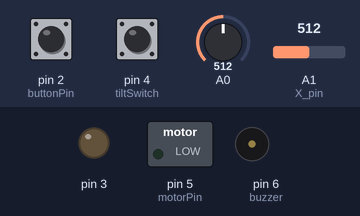
Simulated run of this sketch. Board: Arduino Uno, built with avr-gcc and run on an emulated ATmega328P. Shown: switched loads named in the sketch (green lamp = pin HIGH), output pins drawn as LEDs (lit = HIGH), buzzer (waves = sounding, pin HIGH). The inputs (shaded band) are chosen by the test bench; at power-on: A0 = 512, pin 2 (buttonPin) HIGH, pin 4 (tiltSwitch) HIGH, A1 (X_pin) = 512. What the sketch prints to the serial monitor is not drawn.

Above: at 1.2 s.
1.3 s: A0 set to 791
At 1.9 s:
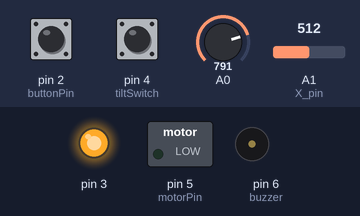
3.3 s: A0 set to 814
Timing chart, 0 to 11.9 s (numbered marks = the images above; inputs shaded):
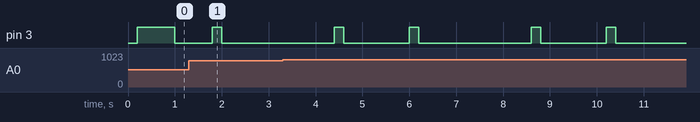

The sketch:

Omar_Fathy.ino
```cpp
/*
  Communications v6

  Transmits data using a white LED and recieves it using a photoresistor

*/

#define STX 0x70
#define ETX 0x71
const int Threshold= 800;

char txButton, txTilt, txPot, txA, txB, txC, txD;
char txBuffer[8] = {0,0,0,0,0,0,0,ETX};
char rxBuffer[7];
char rxButton, rxTilt, rxPot, rxA, rxB, rxC, rxD;
int  rx_index;

int buttonPin = 2;
int buzzer = 6;//the pin of the active buzzer

int tiltSwitch = 4;
int ledTilt = 7;


const int X_pin = A1;   // Analog pin connected to X-axis (controls fan speed)
const int motorPin = 5; // PWM pin connected to motor control


void readInputs()
{
  // Reads the inputs in the mini-projects
  // Uses txButton, txTilt, txPot, txA, txB, txC, txD;
  if (digitalRead(buttonPin) == LOW){txButton =1;}
  else { txButton =0;}

  if (digitalRead(tiltSwitch) == LOW){txTilt =1;}
  else { txTilt =0;}


  int xValue = analogRead(X_pin);
  int motorSpeed = 0;
  if (xValue >= 512) {
    motorSpeed = map(xValue, 512, 1023, 0, 127); // Map upper half of range
  } else {
    motorSpeed = map(xValue, 511, 0, 0, 127);    // Map lower half of range
  }
  txB = motorSpeed;
}

void writeOutputs()
{
  // Writes the outputs in the mini-projects
  // Uses rxButton, rxTilt, rxPot, rxA, rxB, rxC, rxD;
  digitalWrite(buzzer, rxButton);
  digitalWrite(ledTilt, rxTilt);


  analogWrite(motorPin, 2*(int)rxB);


}


int ledState = LOW;             // ledState used to set the LED


char encrypt(char in_char)
{
  char out_char;

  out_char = in_char;

  return out_char;
}


char decrypt(char in_char)
{
  char out_char;

  out_char = in_char;

  return out_char;
}


// the setup routine runs once when you press reset:
void setup()
{
  // set the digital pin as output:
  pinMode(3, OUTPUT);
  pinMode(buttonPin, INPUT_PULLUP);
  pinMode(buzzer, OUTPUT); //initialize the buzzer pin as an output


  pinMode(motorPin, OUTPUT);     // Set motor control pin as output

  // initialize serial communication at 9600 bits per second:
  Serial.begin(9600);
}


const long txInterval = 200;              // interval at which to tx bit (milliseconds)
int tx_state = 0;
char tx_char = 'H';
char chr;
unsigned long previousTxMillis = 0;        // will store last time LED was updated

char tx_string[] = "Hello World";
#define TX_START_OF_TEXT  -1
int tx_string_state = TX_START_OF_TEXT;


char getTxChar()
{
  char chr;

  switch (tx_string_state)
  {
    case TX_START_OF_TEXT:
    tx_string_state = 0;
    txBuffer[0] = txButton;
    txBuffer[1] = txTilt;
    txBuffer[2] = txPot;
    txBuffer[3] = txA;
    txBuffer[4] = txB;
    txBuffer[5] = txC;
    txBuffer[6] = txD;
    return STX;
    break;

    default:
    chr = txBuffer[tx_string_state];
    tx_string_state++;
    if (chr == ETX)  /* End of string? */
    {
      tx_string_state = TX_START_OF_TEXT;  /* Update the tx string state to start sending the string again */
      return ETX;  /* Send End of Text character */
    }
    else
    {
      return chr;  /* Send a character in the string */
    }
    break;
  }
}

void txChar()
{
  unsigned long currentTxMillis = millis();

  if (currentTxMillis - previousTxMillis >= txInterval)
  {
    // save the last time you blinked the LED (improved)
    previousTxMillis = previousTxMillis + txInterval;  // this version catches up with itself if a delay was introduced

    switch (tx_state)
    {
      case 0:
        chr = encrypt(getTxChar());
        digitalWrite(3, HIGH);  /* Transmit Start bit */
        tx_state++;
        break;

      case 1:
      case 2:
      case 3:
      case 4:
      case 5:
      case 6:
      case 7:
        if ((chr & 0x40) != 0)   /* Transmit each bit in turn */
        {
          digitalWrite(3, HIGH);
        }
        else
        {
          digitalWrite(3, LOW);
        }
        chr = chr << 1;  /* Shift left to present the next bit */
        tx_state++;
        break;

      case 8:
        digitalWrite(3, HIGH);  /* Transmit Stop bit */
        tx_state++;
        break;

      default:
        digitalWrite(3, LOW);
        tx_state++;
        if (tx_state > 20) tx_state = 0;  /* Start resending the character */
        break;
    }
  }
}


const long rxInterval = 20;              // interval at which to read bit (milliseconds)
int rx_state = 0;
char rx_char;
unsigned long previousRxMillis = 0;        // will store last time LED was updated
int rx_bits[10] = {0, 0, 0, 0, 0, 0, 0, 0, 0, 0};


void rxChar()
{
  unsigned long currentRxMillis = millis();
  int sensorValue;
  int i;

  if (currentRxMillis - previousRxMillis >= rxInterval)
  {
    // save the last time you read the analogue input
    previousRxMillis = previousRxMillis + rxInterval;  // this version catches up with itself if a delay was introduced

    sensorValue = analogRead(A0);
    //Serial.println(rx_state);

    switch (rx_state)
    {
      case 0:
        if (sensorValue >= Threshold)
        {
          rx_bits[0]++;
          rx_state++;
        }
        break;

      case 100:
        if ((rx_bits[0] >= 6) && (rx_bits[8] >= 6))  /* Valid start and stop bits */
        {
          rx_char = 0;

          for (i = 1; i < 8; i++)
          {
            rx_char = rx_char << 1;
            if (rx_bits[i] >= 6) rx_char = rx_char | 0x01;
          }
          rx_char = decrypt(rx_char);

          Serial.println(rx_char + 0);

          switch (rx_char)
          {
            case STX:
            rx_index = 0;
            break;

            case ETX:
            rxButton = rxBuffer[0];
            rxTilt = rxBuffer[1];
            rxPot = rxBuffer[2];
            rxA = rxBuffer[3];
            rxB = rxBuffer[4];
            rxC = rxBuffer[5];
            rxD = rxBuffer[6];
            rx_index = 0;
            break;

            default:
            rxBuffer[rx_index] = rx_char;
            rx_index++;
            break;
          }
        }
        else
        {
          Serial.println("Rx error");
        }

        for (i = 0; i < 10; i++)
        {
          rx_bits[i] = 0;
        }
        rx_state = 0;
        break;

      default:
        if (sensorValue >= Threshold)
        {
          rx_bits[rx_state / 10]++;
        }
        rx_state++;
        break;
    }
  }

}


// the loop routine runs over and over again forever:
void loop()
{
  readInputs();
  txChar();
  rxChar();
  writeOutputs();
}
```

Arduino_Communication_Loop.cpp
```cpp
/*
  Communications v6

  Transmits data using a white LED and recieves it using a photoresistor

*/

#define STX 0x70
#define ETX 0x71
const int Threshold= 800;

char txButton, txTilt, txPot, txA, txB, txC, txD;
char txBuffer[8] = {0,0,0,0,0,0,0,ETX};
char rxBuffer[7];
char rxButton, rxTilt, rxPot, rxA, rxB, rxC, rxD;
int  rx_index;

int buttonPin = 2;
int buzzer = 6;//the pin of the active buzzer

int tiltSwitch = 4;
int ledTilt = 7;


const int X_pin = A1;   // Analog pin connected to X-axis (controls fan speed)
const int motorPin = 5; // PWM pin connected to motor control


void readInputs()
{
  // Reads the inputs in the mini-projects
  // Uses txButton, txTilt, txPot, txA, txB, txC, txD;
  if (digitalRead(buttonPin) == LOW){txButton =1;}
  else { txButton =0;}

  if (digitalRead(tiltSwitch) == LOW){txTilt =1;}
  else { txTilt =0;}


  int xValue = analogRead(X_pin);
  int motorSpeed = 0;
  if (xValue >= 512) {
    motorSpeed = map(xValue, 512, 1023, 0, 127); // Map upper half of range
  } else {
    motorSpeed = map(xValue, 511, 0, 0, 127);    // Map lower half of range
  }
  txB = motorSpeed;
}

void writeOutputs()
{
  // Writes the outputs in the mini-projects
  // Uses rxButton, rxTilt, rxPot, rxA, rxB, rxC, rxD;
  digitalWrite(buzzer, rxButton);
  digitalWrite(ledTilt, rxTilt);


  analogWrite(motorPin, 2*(int)rxB);


}


int ledState = LOW;             // ledState used to set the LED


char encrypt(char in_char)
{
  char out_char;

  out_char = in_char;

  return out_char;
}


char decrypt(char in_char)
{
  char out_char;

  out_char = in_char;

  return out_char;
}


// the setup routine runs once when you press reset:
void setup()
{
  // set the digital pin as output:
  pinMode(3, OUTPUT);
  pinMode(buttonPin, INPUT_PULLUP);
  pinMode(buzzer, OUTPUT); //initialize the buzzer pin as an output


  pinMode(motorPin, OUTPUT);     // Set motor control pin as output

  // initialize serial communication at 9600 bits per second:
  Serial.begin(9600);
}


const long txInterval = 200;              // interval at which to tx bit (milliseconds)
int tx_state = 0;
char tx_char = 'H';
char chr;
unsigned long previousTxMillis = 0;        // will store last time LED was updated

char tx_string[] = "Hello World";
#define TX_START_OF_TEXT  -1
int tx_string_state = TX_START_OF_TEXT;


char getTxChar()
{
  char chr;

  switch (tx_string_state)
  {
    case TX_START_OF_TEXT:
    tx_string_state = 0;
    txBuffer[0] = txButton;
    txBuffer[1] = txTilt;
    txBuffer[2] = txPot;
    txBuffer[3] = txA;
    txBuffer[4] = txB;
    txBuffer[5] = txC;
    txBuffer[6] = txD;
    return STX;
    break;

    default:
    chr = txBuffer[tx_string_state];
    tx_string_state++;
    if (chr == ETX)  /* End of string? */
    {
      tx_string_state = TX_START_OF_TEXT;  /* Update the tx string state to start sending the string again */
      return ETX;  /* Send End of Text character */
    }
    else
    {
      return chr;  /* Send a character in the string */
    }
    break;
  }
}

void txChar()
{
  unsigned long currentTxMillis = millis();

  if (currentTxMillis - previousTxMillis >= txInterval)
  {
    // save the last time you blinked the LED (improved)
    previousTxMillis = previousTxMillis + txInterval;  // this version catches up with itself if a delay was introduced

    switch (tx_state)
    {
      case 0:
        chr = encrypt(getTxChar());
        digitalWrite(3, HIGH);  /* Transmit Start bit */
        tx_state++;
        break;

      case 1:
      case 2:
      case 3:
      case 4:
      case 5:
      case 6:
      case 7:
        if ((chr & 0x40) != 0)   /* Transmit each bit in turn */
        {
          digitalWrite(3, HIGH);
        }
        else
        {
          digitalWrite(3, LOW);
        }
        chr = chr << 1;  /* Shift left to present the next bit */
        tx_state++;
        break;

      case 8:
        digitalWrite(3, HIGH);  /* Transmit Stop bit */
        tx_state++;
        break;

      default:
        digitalWrite(3, LOW);
        tx_state++;
        if (tx_state > 20) tx_state = 0;  /* Start resending the character */
        break;
    }
  }
}


const long rxInterval = 20;              // interval at which to read bit (milliseconds)
int rx_state = 0;
char rx_char;
unsigned long previousRxMillis = 0;        // will store last time LED was updated
int rx_bits[10] = {0, 0, 0, 0, 0, 0, 0, 0, 0, 0};


void rxChar()
{
  unsigned long currentRxMillis = millis();
  int sensorValue;
  int i;

  if (currentRxMillis - previousRxMillis >= rxInterval)
  {
    // save the last time you read the analogue input
    previousRxMillis = previousRxMillis + rxInterval;  // this version catches up with itself if a delay was introduced

    sensorValue = analogRead(A0);
    //Serial.println(rx_state);

    switch (rx_state)
    {
      case 0:
        if (sensorValue >= Threshold)
        {
          rx_bits[0]++;
          rx_state++;
        }
        break;

      case 100:
        if ((rx_bits[0] >= 6) && (rx_bits[8] >= 6))  /* Valid start and stop bits */
        {
          rx_char = 0;

          for (i = 1; i < 8; i++)
          {
            rx_char = rx_char << 1;
            if (rx_bits[i] >= 6) rx_char = rx_char | 0x01;
          }
          rx_char = decrypt(rx_char);

          Serial.println(rx_char + 0);

          switch (rx_char)
          {
            case STX:
            rx_index = 0;
            break;

            case ETX:
            rxButton = rxBuffer[0];
            rxTilt = rxBuffer[1];
            rxPot = rxBuffer[2];
            rxA = rxBuffer[3];
            rxB = rxBuffer[4];
            rxC = rxBuffer[5];
            rxD = rxBuffer[6];
            rx_index = 0;
            break;

            default:
            rxBuffer[rx_index] = rx_char;
            rx_index++;
            break;
          }
        }
        else
        {
          Serial.println("Rx error");
        }

        for (i = 0; i < 10; i++)
        {
          rx_bits[i] = 0;
        }
        rx_state = 0;
        break;

      default:
        if (sensorValue >= Threshold)
        {
          rx_bits[rx_state / 10]++;
        }
        rx_state++;
        break;
    }
  }

}


// the loop routine runs over and over again forever:
void loop()
{
  readInputs();
  txChar();
  rxChar();
  writeOutputs();
}
```
